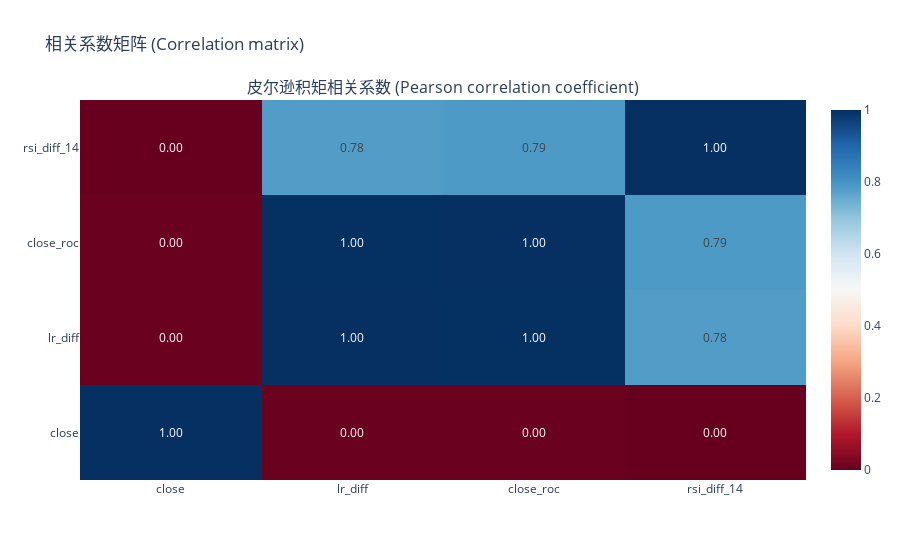

This figure's notebook cell:
### Code cell
class RSIDiffFactor:
    timeperiod: int
    factor: pd.Series
    source: str
    

    def __init__(self, timeperiod: int, diff: int):
        self.timeperiod = timeperiod
        self.diff = diff
    
    def name(self) -> str:
        return 'rsi_diff_%d' %self.timeperiod
    
    def extract(self, df: pd.DataFrame) -> pd.DataFrame:
        self.factor = ta.rsi(df['close'], length=self.timeperiod)
        ADFChecker(self.factor).is_stationary()
        df[self.name()] = self.factor.diff(self.diff)
        return df

df = FeatureBuilder(raw_df).build_target()

rsi = RSIDiffFactor(14, 4)
df = rsi.extract(df)
df.dropna(inplace=True)

print(ca.corr(df['lr_diff'], df[rsi.name()]))
ca.plot(df[['close', 'lr_diff', 'close_roc', rsi.name(),]], method='pearson')

### Figure 1 — Plotly figure (JSON) as saved in the notebook; plotly's stock layout.template omitted (floating-point values rounded to 4 significant figures)
{"data": [{"colorscale": [[0, "rgb(103,0,31)"], [0.1, "rgb(178,24,43)"], [0.2, "rgb(214,96,77)"], [0.3, "rgb(244,165,130)"], [0.4, "rgb(253,219,199)"], [0.5, "rgb(247,247,247)"], [0.6, "rgb(209,229,240)"], [0.7, "rgb(146,197,222)"], [0.8, "rgb(67,147,195)"], [0.9, "rgb(33,102,172)"], [1, "rgb(5,48,97)"]], "text": [[1, 0.003382, 0.003324, -8.26e-05], [0.003382, 1, 0.9992, 0.7813], [0.003324, 0.9992, 1, 0.7867], [-8.26e-05, 0.7813, 0.7867, 1]], "texttemplate": "%{text:.2f}", "type": "heatmap", "x": ["close", "lr_diff", "close_roc", "rsi_diff_14"], "xaxis": "x", "y": ["close", "lr_diff", "close_roc", "rsi_diff_14"], "yaxis": "y", "z": [[1, 0.003382, 0.003324, -8.26e-05], [0.003382, 1, 0.9992, 0.7813], [0.003324, 0.9992, 1, 0.7867], [-8.26e-05, 0.7813, 0.7867, 1]]}], "layout": {"annotations": [{"font": {"size": 16}, "showarrow": false, "text": "皮尔逊积矩相关系数 (Pearson correlation coefficient)", "x": 0.5, "xanchor": "center", "xref": "paper", "y": 1, "yanchor": "bottom", "yref": "paper"}], "title": {"text": "相关系数矩阵 (Correlation matrix)"}, "xaxis": {"anchor": "y", "domain": [0, 1]}, "yaxis": {"anchor": "x", "domain": [0, 1]}}}
